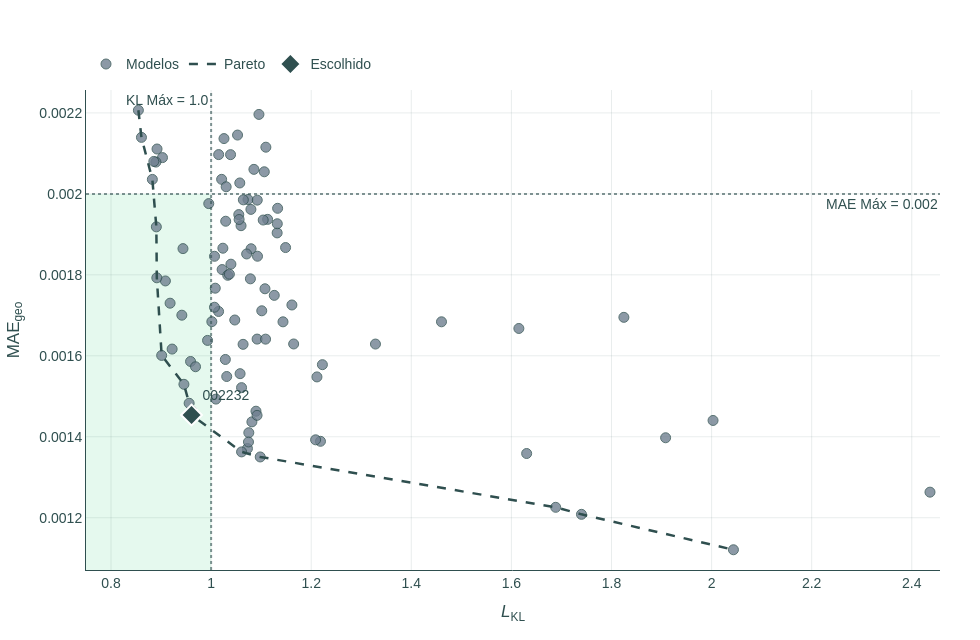

Notebook source saved alongside this figure:
### Code cell
from pathlib import Path
import importlib

import pandas as pd
import plotly.graph_objects as go
import plotly.io._kaleido as plotly_kaleido

# 1. Resolução de caminhos do projeto
cwd = Path.cwd()
project_root = cwd
for _ in range(6):
    if (project_root / "data").exists() and (project_root / "src").exists():
        break
    if project_root.parent == project_root:
        break
    project_root = project_root.parent

csv_path = project_root / "data" / "wandb" / "compression" / "compression_kl_vs_geo.csv"
output_dir = project_root / "images"
output_dir.mkdir(parents=True, exist_ok=True)
output_path = output_dir / "compression_kl_vs_geo.png"

# 2. Leitura e pré-processamento dos dados
df = pd.read_csv(csv_path)
df = df.rename(columns={"epoch_kl_loss": "kl_loss", "val_geo_mae": "geo_mae"})
df = df[["Name", "kl_loss", "geo_mae"]].dropna().copy()
df["run_label"] = df["Name"].str.split("-").str[-1]

# 3. Cálculo da Fronteira de Pareto (Minimização bi-objetivo)
pareto_mask = []
for _, row in df.iterrows():
    dominated = (
        (df["kl_loss"] <= row["kl_loss"])
        & (df["geo_mae"] <= row["geo_mae"])
        & ((df["kl_loss"] < row["kl_loss"]) | (df["geo_mae"] < row["geo_mae"]))
    ).any()
    pareto_mask.append(not dominated)

df["is_pareto"] = pareto_mask
pareto_df = df[df["is_pareto"]].sort_values(["kl_loss", "geo_mae"]).copy()

# 4. Cálculo do Score de Trade-off (Distância Euclidiana Normalizada)
normalized = df[["kl_loss", "geo_mae"]].copy()
for column in normalized.columns:
    col_min = normalized[column].min()
    col_max = normalized[column].max()
    normalized[column] = 0.0 if col_max == col_min else (normalized[column] - col_min) / (col_max - col_min)

df["tradeoff_score"] = (normalized["kl_loss"] ** 2 + normalized["geo_mae"] ** 2) ** 0.5

# 5. Seleção do melhor modelo DENTRO da região viável
valid_mask = (df["kl_loss"] < 1.0) & (df["geo_mae"] < 0.002)
best_idx = df.loc[valid_mask, "tradeoff_score"].idxmin()
best_row = df.loc[best_idx]

# 6. Configurações visuais do gráfico
slate_dark = "#2F4F4F"
slate_mid = "#708090"
slate_light = "rgba(112, 128, 144, 0.42)"
highlight_green = "rgba(46, 204, 113, 0.12)" # Cor da região viável

fig = go.Figure()

# Adiciona o retângulo indicando a região de aprovação (nascendo do zero matemático)
fig.add_shape(
    type="rect",
    x0=0,
    y0=0,
    x1=1.0,
    y1=0.002,
    fillcolor=highlight_green,
    line=dict(width=0),
    layer="below"
)

# Adiciona as linhas pontilhadas para demarcar os limites de corte
fig.add_vline(
    x=1.0, 
    line_dash="dot", 
    line_color=slate_dark, 
    opacity=0.6,
    annotation_text="KL Máx = 1.0",
    annotation_position="top left"
)
fig.add_hline(
    y=0.002, 
    line_dash="dot", 
    line_color=slate_dark, 
    opacity=0.6,
    annotation_text="MAE Máx = 0.002",
    annotation_position="bottom right"
)

# Plota todos os modelos
fig.add_trace(
    go.Scatter(
        x=df["kl_loss"],
        y=df["geo_mae"],
        mode="markers",
        name="Modelos",
        text=df["run_label"],
        customdata=df[["Name", "tradeoff_score"]],
        marker=dict(
            size=10,
            color=slate_mid,
            opacity=0.8,
            line=dict(color=slate_dark, width=1),
        ),
        hovertemplate=(
            "<b>%{text}</b><br>"
            "KL loss: %{x:.4f}<br>"
            "Geo MAE: %{y:.6f}<br>"
            "Score: %{customdata[1]:.4f}<extra></extra>"
        ),
    )
)

# Plota a linha da Fronteira de Pareto
fig.add_trace(
    go.Scatter(
        x=pareto_df["kl_loss"],
        y=pareto_df["geo_mae"],
        mode="lines",
        name="Pareto",
        line=dict(color=slate_dark, width=2.5, dash="dash"),
        hoverinfo="skip",
    )
)

# Plota o destaque para o modelo escolhido
fig.add_trace(
    go.Scatter(
        x=[best_row["kl_loss"]],
        y=[best_row["geo_mae"]],
        mode="markers+text",
        name="Escolhido",
        text=[best_row["run_label"]],
        textposition="top right", 
        marker=dict(
            size=16,
            color=slate_dark,
            symbol="diamond",
            line=dict(color="white", width=2),
        ),
        hovertemplate=(
            "<b>%{text}</b><br>"
            "KL loss: %{x:.4f}<br>"
            "Geo MAE: %{y:.6f}<extra></extra>"
        ),
    )
)

# Configurações de layout gerais
fig.update_layout(
    template="plotly_white",
    width=980,
    height=640,
    font=dict(family="Arial", size=14, color=slate_dark),
    legend=dict(orientation="h", yanchor="bottom", y=1.02, xanchor="left", x=0),
    margin=dict(l=70, r=40, t=90, b=70),
    plot_bgcolor="white",
    paper_bgcolor="white",
)

# Configurações do Eixo X (com a trava de visão ajustada para folga antes de 0.8)
fig.update_xaxes(
    title=dict(text="<i>L</i><sub>KL</sub>"),
    showline=True,
    linewidth=1,
    linecolor=slate_dark,
    gridcolor="rgba(47, 79, 79, 0.10)",
    zeroline=False,
    range=[0.75, df["kl_loss"].max() + 0.02] 
)

# Configurações do Eixo Y
fig.update_yaxes(
    title=dict(text="MAE<sub>geo</sub>"),
    showline=True,
    linewidth=1,
    linecolor=slate_dark,
    gridcolor="rgba(47, 79, 79, 0.10)",
    zeroline=False,
    range=[df["geo_mae"].min() - 0.00005, df["geo_mae"].max() + 0.00005]
)

# 7. Relatório no console e Exportação da imagem
print(
    "Modelo escolhido:",
    best_row["Name"],
    f"| KL loss = {best_row['kl_loss']:.4f}",
    f"| geo_mae = {best_row['geo_mae']:.6f}",
)

importlib.reload(plotly_kaleido)
fig.write_image(output_path, width=980, height=640, scale=300 / 96)
print(f"Imagem salva em: {output_path}")

fig.show()

### Figure 1 — Plotly figure (JSON) as saved in the notebook; plotly's stock layout.template omitted (floating-point values rounded to 4 significant figures; data arrays with more than 128 entries replaced by an {"elided": "..."} marker saying what was removed)
{"data": [{"customdata": {"elided": "100x2 mixed values"}, "hovertemplate": "<b>%{text}</b><br>KL loss: %{x:.4f}<br>Geo MAE: %{y:.6f}<br>Score: %{customdata[1]:.4f}<extra></extra>", "marker": {"color": "#708090", "line": {"color": "#2F4F4F", "width": 1}, "opacity": 0.8, "size": 10}, "mode": "markers", "name": "Modelos", "text": ["003456", "003452", "003423", "003326", "003253", "003249", "003222", "003216", "003056", "003046", "003023", "003013", "002941", "002908", "002850", "002754", "002713", "002658", "002625", "002623", "002551", "002505", "002431", "002402", "002316", "002243", "002232", "002159", "002150", "002035", "002034", "001920", "001916", "001848", "001757", "001733", "001642", "001639", "001606", "001528", "001446", "001355", "001316", "001238", "001205", "001200", "001121", "001106", "001029", "000914", "000831", "000743", "000718", "000705", "000640", "000602", "000514", "000508", "000431", "000333", "000300", "000218", "000138", "000109", "000036", "000023", "235927", "235914", "235812", "235759", "235658", "235650", "235549", "235531", "235451", "235415", "235337", "235301", "235232", "235152", "235118", "235045", "235037", "235019", "234945", "234922", "234902", "234834", "234801", "234752", "234715", "234713", "234630", "234626", "234516", "234512", "234444", "234403", "234320", "234319"], "type": "scatter", "x": [1.081, 0.9561, 0.8919, 1.126, 0.9438, 1.218, 0.9028, 1.132, 0.9415, 1.06, 1.021, 1.074, 1.132, 1.106, 1.165, 1.09, 1.057, 1.078, 1.001, 1.015, 1.133, 1.113, 0.9589, 0.9012, 1.08, 1.03, 0.9609, 1.008, 0.9086, 1.222, 1.631, 1.01, 1.092, 1.092, 1.328, 1.46, 2.044, 0.9953, 1.026, 1.908, 1.149, 1.022, 0.8915, 1.104, 1.211, 1.055, 0.8897, 1.109, 1.039, 1.08, 1.024, 1.108, 0.9613, 0.8547, 1.007, 0.8826, 1.071, 1.007, 1.04, 0.9929, 1.209, 1.144, 1.058, 1.109, 1.033, 1.075, 1.031, 1.092, 1.101, 1.073, 1.689, 2.003, 1.075, 1.096, 1.064, 1.098, 1.086, 1.74, 1.028, 1.061, 1.061, 0.8855, 2.436, 1.015, 0.8608, 1.161, 0.9221, 1.047, 0.8905, 0.9689, 1.029, 0.9457, 0.918, 1.036, 1.064, 1.825, 1.056, 1.615, 1.093, 1.053], "y": [0.001437, 0.001483, 0.002111, 0.001749, 0.001865, 0.001389, 0.00209, 0.001904, 0.0017, 0.001921, 0.002036, 0.001986, 0.001926, 0.002055, 0.001629, 0.001463, 0.002027, 0.00179, 0.001684, 0.00171, 0.001964, 0.001937, 0.001586, 0.001601, 0.001962, 0.002018, 0.001454, 0.001767, 0.001785, 0.001578, 0.001359, 0.001493, 0.001641, 0.001985, 0.001629, 0.001684, 0.001121, 0.001976, 0.002137, 0.001398, 0.001867, 0.001813, 0.001793, 0.001935, 0.001548, 0.001949, 0.002079, 0.001641, 0.002097, 0.001864, 0.001866, 0.001766, 0.001464, 0.002207, 0.00172, 0.002036, 0.001852, 0.001846, 0.001826, 0.001638, 0.001392, 0.001684, 0.001556, 0.002115, 0.001799, 0.00141, 0.001549, 0.001453, 0.001711, 0.001371, 0.001226, 0.00144, 0.001387, 0.002196, 0.001628, 0.00135, 0.002061, 0.001208, 0.001591, 0.001363, 0.001521, 0.00208, 0.001263, 0.002097, 0.00214, 0.001726, 0.001617, 0.001688, 0.001919, 0.001573, 0.001932, 0.00153, 0.00173, 0.001802, 0.001985, 0.001695, 0.001937, 0.001668, 0.001846, 0.002145]}, {"hoverinfo": "skip", "line": {"color": "#2F4F4F", "dash": "dash", "width": 2.5}, "mode": "lines", "name": "Pareto", "type": "scatter", "x": [0.8547, 0.8608, 0.8826, 0.8905, 0.8915, 0.9012, 0.9457, 0.9561, 0.9609, 1.061, 1.098, 1.689, 1.74, 2.044], "y": [0.002207, 0.00214, 0.002036, 0.001919, 0.001793, 0.001601, 0.00153, 0.001483, 0.001454, 0.001363, 0.00135, 0.001226, 0.001208, 0.001121]}, {"hovertemplate": "<b>%{text}</b><br>KL loss: %{x:.4f}<br>Geo MAE: %{y:.6f}<extra></extra>", "marker": {"color": "#2F4F4F", "line": {"color": "white", "width": 2}, "size": 16, "symbol": "diamond"}, "mode": "markers+text", "name": "Escolhido", "text": ["002232"], "textposition": "top right", "type": "scatter", "x": [0.9609], "y": [0.001454]}], "layout": {"annotations": [{"showarrow": false, "text": "KL Máx = 1.0", "x": 1, "xanchor": "right", "xref": "x", "y": 1, "yanchor": "top", "yref": "y domain"}, {"showarrow": false, "text": "MAE Máx = 0.002", "x": 1, "xanchor": "right", "xref": "x domain", "y": 0.002, "yanchor": "top", "yref": "y"}], "font": {"color": "#2F4F4F", "family": "Arial", "size": 14}, "height": 640, "legend": {"orientation": "h", "x": 0, "xanchor": "left", "y": 1.02, "yanchor": "bottom"}, "margin": {"b": 70, "l": 70, "r": 40, "t": 90}, "paper_bgcolor": "white", "plot_bgcolor": "white", "shapes": [{"fillcolor": "rgba(46, 204, 113, 0.12)", "layer": "below", "line": {"width": 0}, "type": "rect", "x0": 0, "x1": 1, "y0": 0, "y1": 0.002}, {"line": {"color": "#2F4F4F", "dash": "dot"}, "opacity": 0.6, "type": "line", "x0": 1, "x1": 1, "xref": "x", "y0": 0, "y1": 1, "yref": "y domain"}, {"line": {"color": "#2F4F4F", "dash": "dot"}, "opacity": 0.6, "type": "line", "x0": 0, "x1": 1, "xref": "x domain", "y0": 0.002, "y1": 0.002, "yref": "y"}], "width": 980, "xaxis": {"gridcolor": "rgba(47, 79, 79, 0.10)", "linecolor": "#2F4F4F", "linewidth": 1, "range": [0.75, 2.456], "showline": true, "title": {"text": "<i>L</i><sub>KL</sub>"}, "zeroline": false}, "yaxis": {"gridcolor": "rgba(47, 79, 79, 0.10)", "linecolor": "#2F4F4F", "linewidth": 1, "range": [0.001071, 0.002257], "showline": true, "title": {"text": "MAE<sub>geo</sub>"}, "zeroline": false}}}
